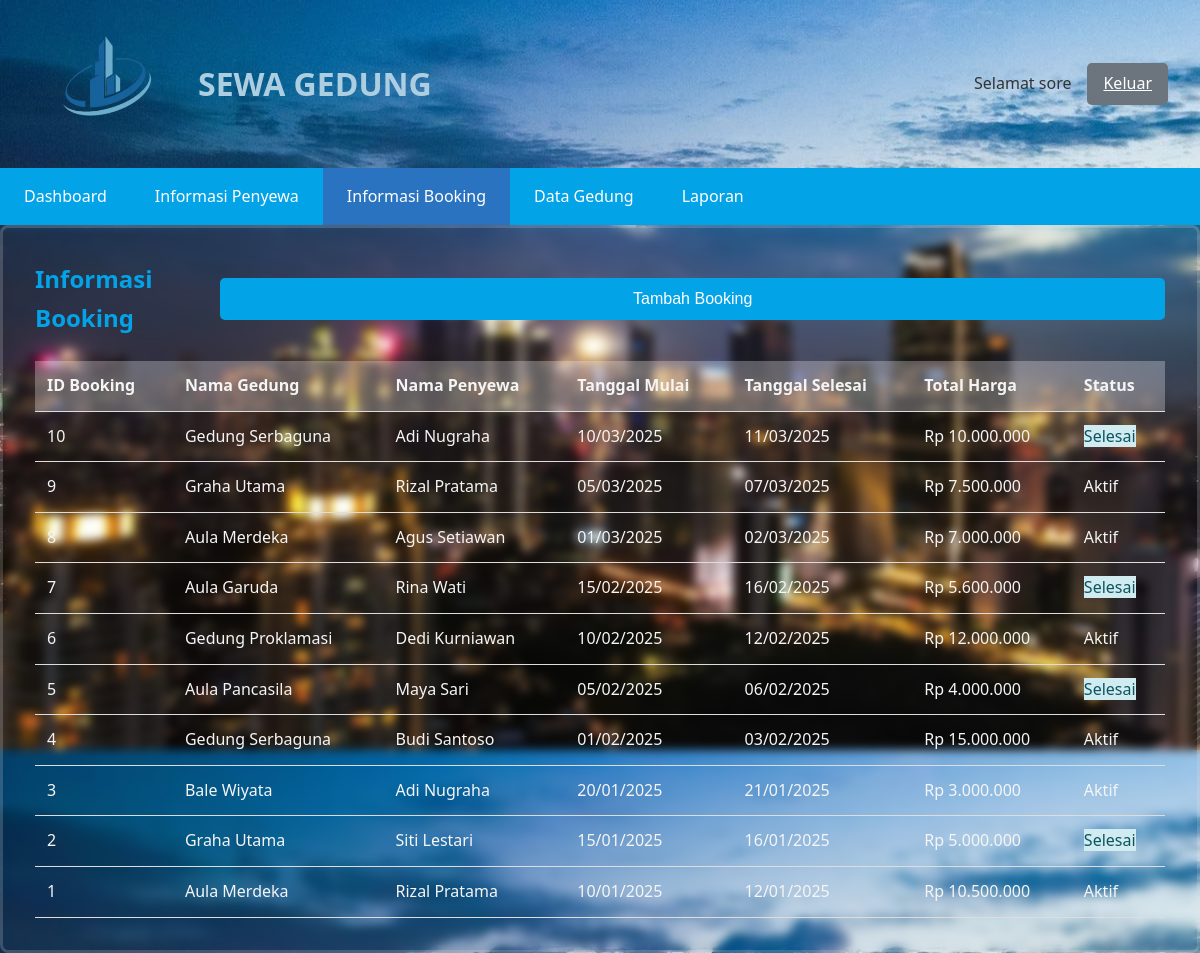
Screenshot of /booking.php (signed in) with the database file from the repository.
### tables this page shows
CREATE TABLE booking (
    id INT AUTO_INCREMENT PRIMARY KEY,
    id_gedung INT NOT NULL,
    id_penyewa INT NOT NULL,
    tanggal_mulai DATE NOT NULL,
    tanggal_selesai DATE NOT NULL,
    total_harga DECIMAL(12,2) NOT NULL,
    status ENUM('aktif', 'selesai', 'dibatalkan') DEFAULT 'aktif',
    created_at TIMESTAMP DEFAULT CURRENT_TIMESTAMP,
    FOREIGN KEY (id_gedung) REFERENCES gedung(id),
    FOREIGN KEY (id_penyewa) REFERENCES penyewa(id)
);

CREATE TABLE gedung (
    id INT AUTO_INCREMENT PRIMARY KEY,
    nama VARCHAR(100) NOT NULL,
    lokasi VARCHAR(100) NOT NULL,
    kapasitas INT NOT NULL,
    harga DECIMAL(10,2) NOT NULL,
    status ENUM('tersedia', 'tidak tersedia') DEFAULT 'tersedia'
);

CREATE TABLE penyewa (
    id INT AUTO_INCREMENT PRIMARY KEY,
    nama VARCHAR(100) NOT NULL,
    telepon VARCHAR(20) NOT NULL,
    email VARCHAR(100) NOT NULL,
    alamat TEXT NOT NULL
);

### booking.php (the view, shortened to what this page needs)
<?php
require_once 'config/database.php';
$stmt = $pdo->query("
    SELECT b.*, g.nama as nama_gedung, p.nama as nama_penyewa
    FROM booking b
    JOIN gedung g ON b.id_gedung = g.id
    JOIN penyewa p ON b.id_penyewa = p.id
    ORDER BY b.id DESC
");
$bookings = $stmt->fetchAll(PDO::FETCH_ASSOC);
?>
<!DOCTYPE html>
<html lang="id">
<head>
</head>
<body>
    <div class="dashboard-container">
        <header class="dashboard-header">
            <div class="header-left">
                <img src="assets/logo.png" alt="Logo UT" class="logo">
                <h1>SEWA GEDUNG</h1>
            </div>
            <div class="header-right">
                <span id="greeting" class="greeting"></span>
                <a href="logout.php" class="btn-secondary">Keluar</a>
            </div>
        </header>
        <nav class="dashboard-nav">
            <ul>
                <li><a href="dashboard.php" class="nav-link">Dashboard</a></li>
                <li><a href="penyewa.php" class="nav-link">Informasi Penyewa</a></li>
                <li><a href="booking.php" class="nav-link active">Informasi Booking</a></li>
                <li><a href="gedung.php" class="nav-link">Data Gedung</a></li>
                <li><a href="laporan.php" class="nav-link">Laporan</a></li>
            </ul>
        </nav>
        <main class="stok-main">
            <div class="stok-header">
                <h2>Informasi Booking</h2>
                <button id="addBookingBtn" class="btn-primary">Tambah Booking</button>
            </div>
            <table class="stock-table">
                <thead>
                    <tr>
                        <th>ID Booking</th>
                        <th>Nama Gedung</th>
                        <th>Nama Penyewa</th>
                        <th>Tanggal Mulai</th>
                        <th>Tanggal Selesai</th>
                        <th>Total Harga</th>
                        <th>Status</th>
                    </tr>
                </thead>
                <tbody>
                    <?php foreach($bookings as $booking): ?>
                    <tr>
                        <td><?= $booking['id'] ?></td>
                        <td><?= $booking['nama_gedung'] ?></td>
                        <td><?= $booking['nama_penyewa'] ?></td>
                        <td><?= date('d/m/Y', strtotime($booking['tanggal_mulai'])) ?></td>
                        <td><?= date('d/m/Y', strtotime($booking['tanggal_selesai'])) ?></td>
                        <td>Rp <?= number_format($booking['total_harga'], 0, ',', '.') ?></td>
                        <td><span class="status-<?= $booking['status'] ?>"><?= ucfirst($booking['status']) ?></span></td>
                    </tr>
                    <?php endforeach; ?>
                </tbody>
            </table>
        </main>
    </div>
</body>
</html>

### booking.php (style rules this page uses)
* { margin: 0; padding: 0; box-sizing: border-box; }
body { font-family: 'Segoe UI', Tahoma, Geneva, Verdana, sans-serif; line-height: 1.6; color: #333; background-image: url(assets/gedung.png); }
.logo { max-width: 150px; margin-bottom: 1rem; }
.btn-primary { width: 100%; padding: 0.75rem; background-color: #03a3e8; color: white; border: none; border-radius: 5px; font-size: 1rem; cursor: pointer; transition: background-color 0.3s; }
.btn-secondary { padding: 0.5rem 1rem; background-color: #6c757d; color: white; border: none; border-radius: 5px; cursor: pointer; transition: background-color 0.3s; }
.dashboard-container { display: flex; flex-direction: column; min-height: 100vh; }
.dashboard-header { display: flex; justify-content: space-between; align-items: center; padding: 1rem 2rem; background-image: url("gedung.png"); box-shadow: 0 2px 4px rgba(0, 0, 0, 0.1); }
.header-left { display: flex; align-items: center; }
.header-left h1 { margin-left: 1rem; color: rgb(173, 206, 224); }
.header-right { display: flex; align-items: center; gap: 1rem; }
.greeting { font-weight: 500; }
.dashboard-nav { background-color: #03a3e8; }
.dashboard-nav ul { display: flex; list-style: none; padding: 0; margin: 0; }
.nav-link { display: block; padding: 1rem 1.5rem; color: white; text-decoration: none; transition: background-color 0.3s; }
.nav-link:hover, .nav-link.active { background-color: #2a73c1; }
.tracking-main, .stok-main { background: transparent; border: solid rgba(225, 225, 225, 0.2); backdrop-filter: blur(5px); padding: 2rem; border-radius: 8px; box-shadow: 0 2px 4px rgba(0, 0, 0, 0.1); color: #03a3e8; }
.status-selesai { background-color: #d1ecf1; color: #0c5460; }
.stok-header { display: flex; justify-content: space-between; align-items: center; margin-bottom: 1.5rem; }
.stock-table { width: 100%; border-collapse: collapse; }
.stock-table th, .stock-table td { padding: 0.75rem; text-align: left; color: whitesmoke; border-bottom: 1px solid #ddd; }
.stock-table th { background-color: #f8f9fa4a; font-weight: 600; }

### rows the page displays
booking: id "10", id_gedung.nama "Gedung Serbaguna", id_penyewa.nama "Adi Nugraha", tanggal_mulai "10/03/2025", tanggal_selesai "11/03/2025", total_harga "10.000.000", status "Selesai"
booking: id "9", id_gedung.nama "Graha Utama", id_penyewa.nama "Rizal Pratama", tanggal_mulai "05/03/2025", tanggal_selesai "07/03/2025", total_harga "7.500.000", status "Aktif"
booking: id "8", id_gedung.nama "Aula Merdeka", id_penyewa.nama "Agus Setiawan", tanggal_mulai "01/03/2025", tanggal_selesai "02/03/2025", total_harga "7.000.000", status "Aktif"
booking: id "7", id_gedung.nama "Aula Garuda", id_penyewa.nama "Rina Wati", tanggal_mulai "15/02/2025", tanggal_selesai "16/02/2025", total_harga "5.600.000", status "Selesai"
booking: id "6", id_gedung.nama "Gedung Proklamasi", id_penyewa.nama "Dedi Kurniawan", tanggal_mulai "10/02/2025", tanggal_selesai "12/02/2025", total_harga "12.000.000", status "Aktif"
booking: id "5", id_gedung.nama "Aula Pancasila", id_penyewa.nama "Maya Sari", tanggal_mulai "05/02/2025", tanggal_selesai "06/02/2025", total_harga "4.000.000", status "Selesai"
booking: id "4", id_gedung.nama "Gedung Serbaguna", id_penyewa.nama "Budi Santoso", tanggal_mulai "01/02/2025", tanggal_selesai "03/02/2025", total_harga "15.000.000", status "Aktif"
booking: id "3", id_gedung.nama "Bale Wiyata", id_penyewa.nama "Adi Nugraha", tanggal_mulai "20/01/2025", tanggal_selesai "21/01/2025", total_harga "3.000.000", status "Aktif"
booking: id "2", id_gedung.nama "Graha Utama", id_penyewa.nama "Siti Lestari", tanggal_mulai "15/01/2025", tanggal_selesai "16/01/2025", total_harga "5.000.000", status "Selesai"
booking: id "1", id_gedung.nama "Aula Merdeka", id_penyewa.nama "Rizal Pratama", tanggal_mulai "10/01/2025", tanggal_selesai "12/01/2025", total_harga "10.500.000", status "Aktif"
